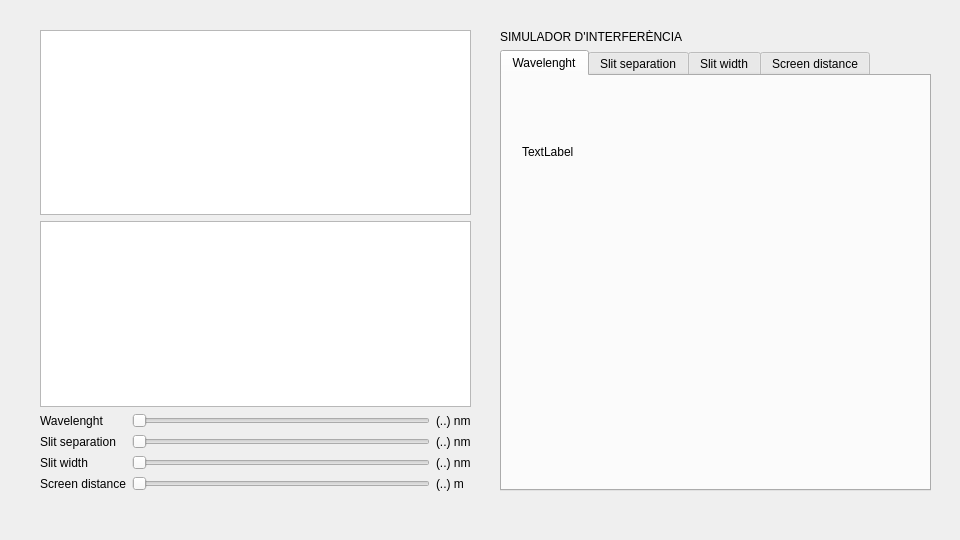
<?xml version="1.0" encoding="UTF-8"?>
<ui version="4.0">
 <class>MainWindow</class>
 <widget class="QMainWindow" name="MainWindow">
  <property name="geometry">
   <rect>
    <x>0</x>
    <y>0</y>
    <width>960</width>
    <height>540</height>
   </rect>
  </property>
  <property name="windowTitle">
   <string>MainWindow</string>
  </property>
  <widget class="QWidget" name="centralwidget">
   <widget class="QWidget" name="verticalLayoutWidget_3">
    <property name="geometry">
     <rect>
      <x>40</x>
      <y>30</y>
      <width>431</width>
      <height>461</height>
     </rect>
    </property>
    <layout class="QVBoxLayout" name="verticalLayout_3">
     <item>
      <widget class="QGraphicsView" name="graphicsView_2"/>
     </item>
     <item>
      <widget class="QGraphicsView" name="graphicsView"/>
     </item>
     <item>
      <layout class="QGridLayout" name="gridLayout_2">
       <item row="4" column="1">
        <widget class="QSlider" name="horizontalSlider_4">
         <property name="orientation">
          <enum>Qt::Horizontal</enum>
         </property>
        </widget>
       </item>
       <item row="2" column="0">
        <widget class="QLabel" name="label_6">
         <property name="text">
          <string>Slit separation</string>
         </property>
        </widget>
       </item>
       <item row="0" column="1">
        <widget class="QSlider" name="horizontalSlider">
         <property name="orientation">
          <enum>Qt::Horizontal</enum>
         </property>
        </widget>
       </item>
       <item row="3" column="0">
        <widget class="QLabel" name="label_7">
         <property name="text">
          <string>Slit width</string>
         </property>
        </widget>
       </item>
       <item row="4" column="0">
        <widget class="QLabel" name="label_8">
         <property name="text">
          <string>Screen distance</string>
         </property>
        </widget>
       </item>
       <item row="2" column="1">
        <widget class="QSlider" name="horizontalSlider_2">
         <property name="orientation">
          <enum>Qt::Horizontal</enum>
         </property>
        </widget>
       </item>
       <item row="0" column="0">
        <widget class="QLabel" name="label_5">
         <property name="text">
          <string>Wavelenght</string>
         </property>
        </widget>
       </item>
       <item row="3" column="1">
        <widget class="QSlider" name="horizontalSlider_3">
         <property name="orientation">
          <enum>Qt::Horizontal</enum>
         </property>
        </widget>
       </item>
       <item row="0" column="2">
        <widget class="QLabel" name="label_9">
         <property name="text">
          <string>(..) nm</string>
         </property>
        </widget>
       </item>
       <item row="2" column="2">
        <widget class="QLabel" name="label_10">
         <property name="text">
          <string>(..) nm</string>
         </property>
        </widget>
       </item>
       <item row="3" column="2">
        <widget class="QLabel" name="label_11">
         <property name="text">
          <string>(..) nm</string>
         </property>
        </widget>
       </item>
       <item row="4" column="2">
        <widget class="QLabel" name="label_12">
         <property name="text">
          <string>(..) m</string>
         </property>
        </widget>
       </item>
      </layout>
     </item>
    </layout>
   </widget>
   <widget class="QWidget" name="verticalLayoutWidget_4">
    <property name="geometry">
     <rect>
      <x>500</x>
      <y>30</y>
      <width>431</width>
      <height>461</height>
     </rect>
    </property>
    <layout class="QVBoxLayout" name="verticalLayout_4">
     <item>
      <widget class="QLabel" name="title">
       <property name="text">
        <string>SIMULADOR D'INTERFERÈNCIA</string>
       </property>
      </widget>
     </item>
     <item>
      <widget class="QTabWidget" name="tabWidget">
       <property name="tabPosition">
        <enum>QTabWidget::North</enum>
       </property>
       <property name="tabShape">
        <enum>QTabWidget::Rounded</enum>
       </property>
       <property name="currentIndex">
        <number>0</number>
       </property>
       <widget class="QWidget" name="tab1">
        <attribute name="title">
         <string>Wavelenght</string>
        </attribute>
        <widget class="QLabel" name="label_1">
         <property name="geometry">
          <rect>
           <x>20</x>
           <y>20</y>
           <width>371</width>
           <height>111</height>
          </rect>
         </property>
         <property name="text">
          <string>TextLabel</string>
         </property>
        </widget>
        <widget class="QLabel" name="image_1">
         <property name="geometry">
          <rect>
           <x>30</x>
           <y>150</y>
           <width>371</width>
           <height>221</height>
          </rect>
         </property>
         <property name="text">
          <string/>
         </property>
         <property name="pixmap">
          <pixmap>Patro_de_difraccio.png</pixmap>
         </property>
         <property name="scaledContents">
          <bool>true</bool>
         </property>
        </widget>
       </widget>
       <widget class="QWidget" name="tab2">
        <attribute name="title">
         <string>Slit separation</string>
        </attribute>
        <widget class="QLabel" name="label_2">
         <property name="geometry">
          <rect>
           <x>20</x>
           <y>20</y>
           <width>371</width>
           <height>111</height>
          </rect>
         </property>
         <property name="text">
          <string>TextLabel</string>
         </property>
        </widget>
        <widget class="QLabel" name="image_2">
         <property name="geometry">
          <rect>
           <x>30</x>
           <y>150</y>
           <width>371</width>
           <height>221</height>
          </rect>
         </property>
         <property name="text">
          <string/>
         </property>
         <property name="pixmap">
          <pixmap>Patro_de_difraccio.png</pixmap>
         </property>
         <property name="scaledContents">
          <bool>true</bool>
         </property>
        </widget>
       </widget>
       <widget class="QWidget" name="tab">
        <attribute name="title">
         <string>Slit width</string>
        </attribute>
        <widget class="QLabel" name="label_3">
         <property name="geometry">
          <rect>
           <x>20</x>
           <y>20</y>
           <width>371</width>
           <height>111</height>
          </rect>
         </property>
         <property name="text">
          <string>TextLabel</string>
         </property>
        </widget>
        <widget class="QLabel" name="image_3">
         <property name="geometry">
          <rect>
           <x>30</x>
           <y>150</y>
           <width>371</width>
           <height>221</height>
          </rect>
         </property>
         <property name="text">
          <string/>
         </property>
         <property name="pixmap">
          <pixmap>Patro_de_difraccio.png</pixmap>
         </property>
         <property name="scaledContents">
          <bool>true</bool>
         </property>
        </widget>
       </widget>
       <widget class="QWidget" name="tab_2">
        <attribute name="title">
         <string>Screen distance</string>
        </attribute>
        <widget class="QLabel" name="label_4">
         <property name="geometry">
          <rect>
           <x>20</x>
           <y>20</y>
           <width>371</width>
           <height>111</height>
          </rect>
         </property>
         <property name="text">
          <string>TextLabel</string>
         </property>
        </widget>
        <widget class="QLabel" name="image_4">
         <property name="geometry">
          <rect>
           <x>30</x>
           <y>150</y>
           <width>371</width>
           <height>221</height>
          </rect>
         </property>
         <property name="text">
          <string/>
         </property>
         <property name="pixmap">
          <pixmap>Patro_de_difraccio.png</pixmap>
         </property>
         <property name="scaledContents">
          <bool>true</bool>
         </property>
        </widget>
       </widget>
      </widget>
     </item>
    </layout>
   </widget>
  </widget>
 </widget>
 <resources/>
 <connections/>
</ui>
